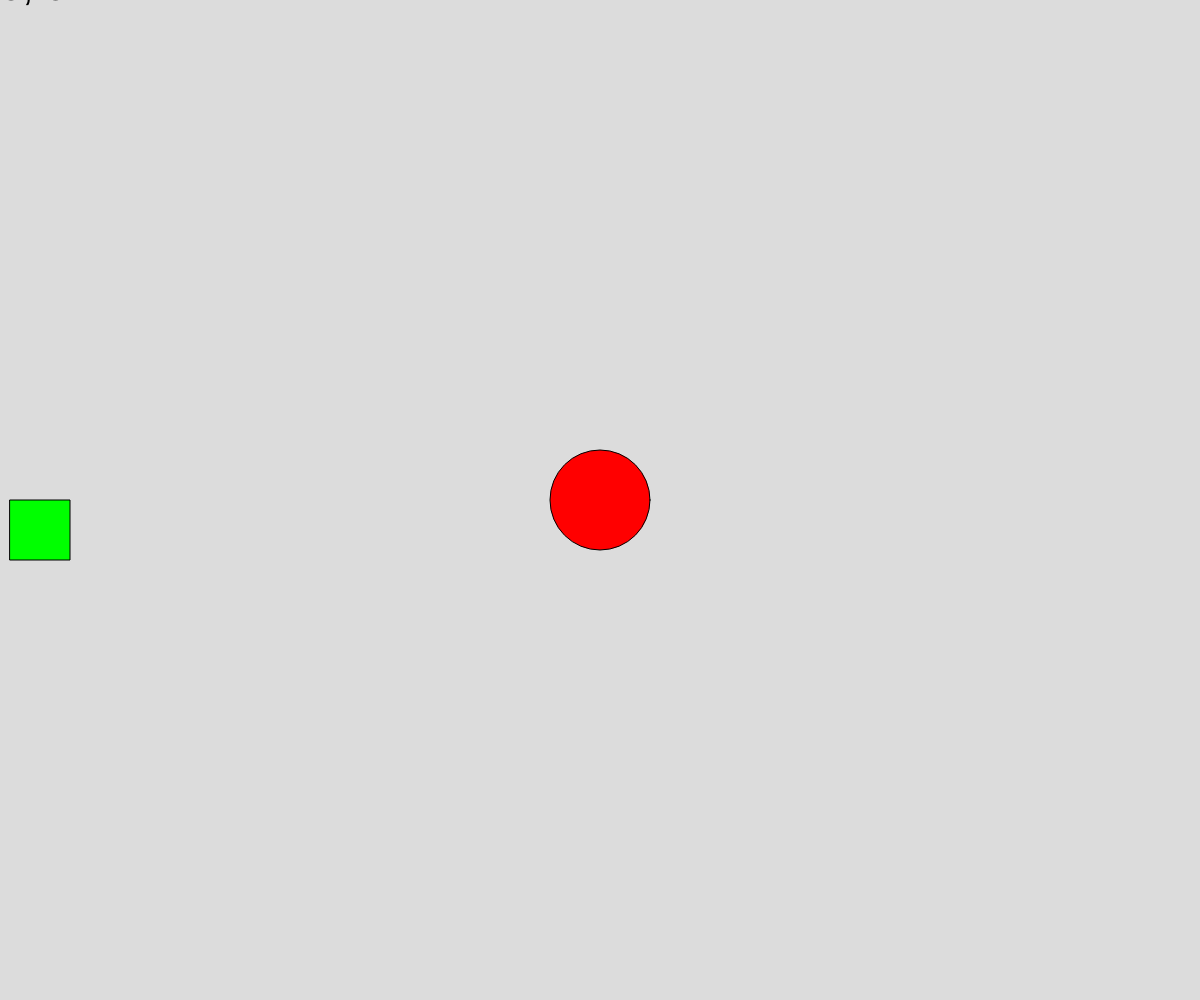
Frame 1 (no input)
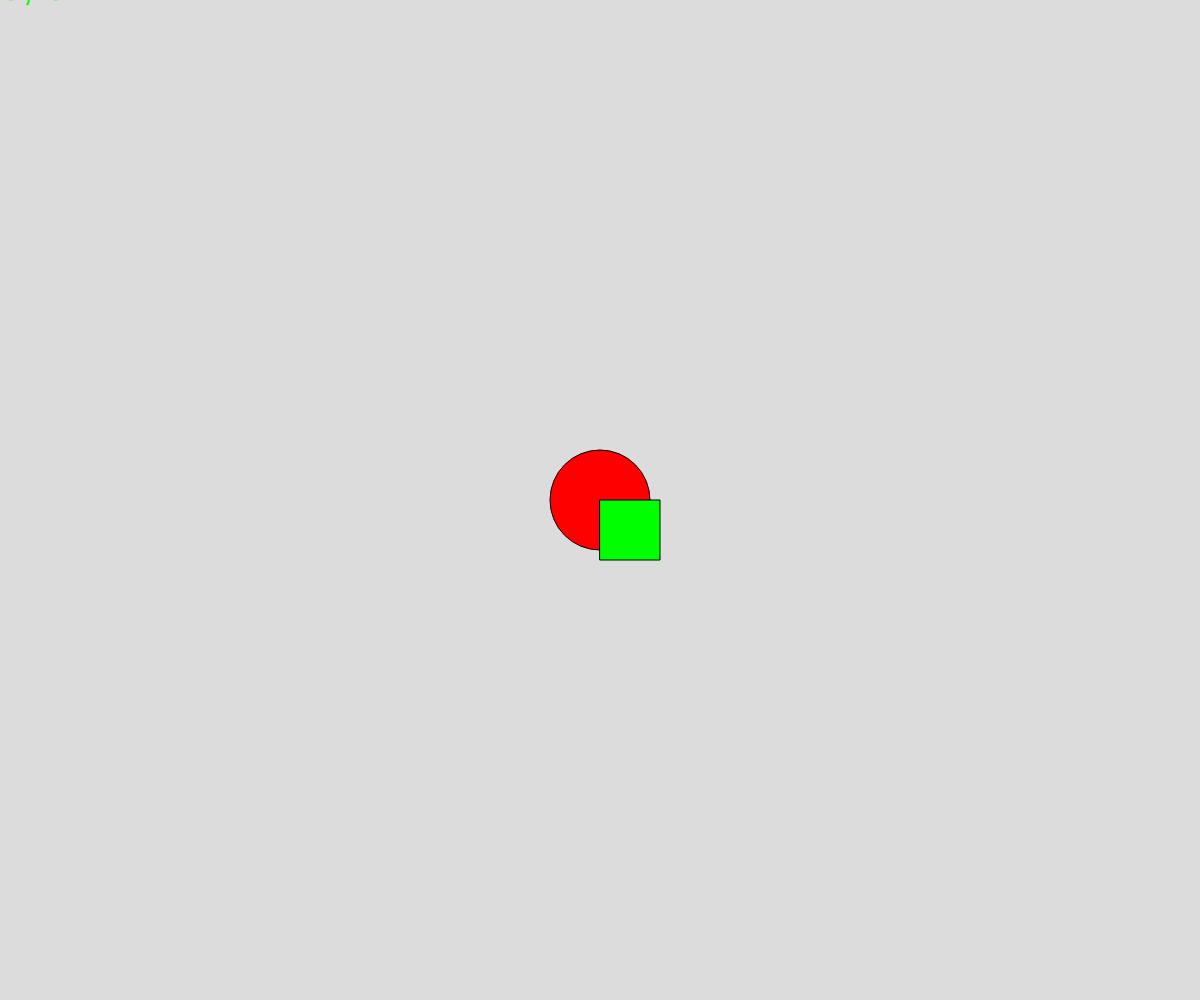
Frame 60 (no input)
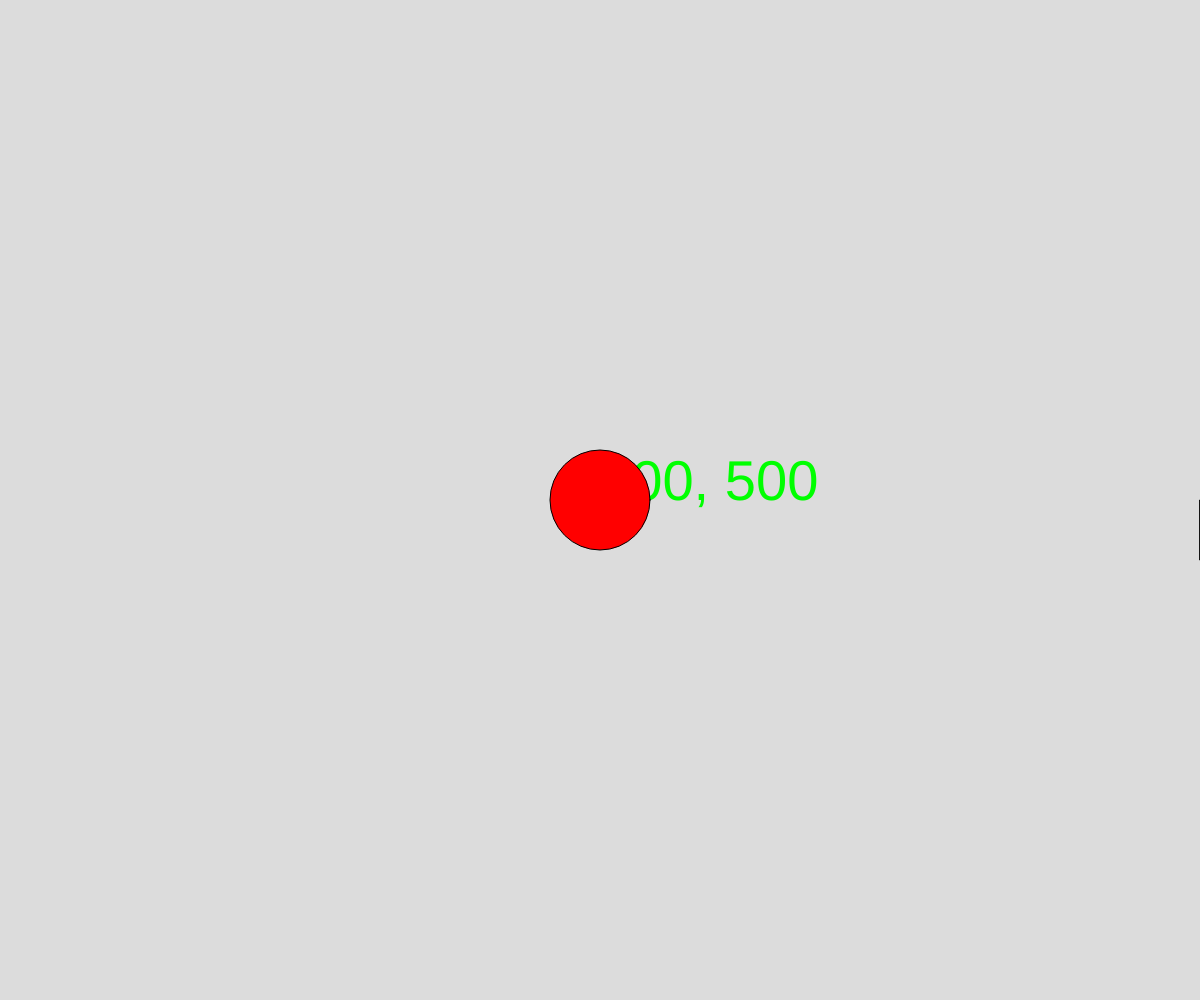
Frame 120 (the mouse pressed at the canvas centre since frame 60)

The p5.js sketch that drew these frames (run headless with seeded random() and noise() and a simulated clock; from frame 60 on, the mouse is pressed at the canvas centre):

// p5.js sketch
// ── sketch.js
// User Events
// Devin Hubbard
// September 12, 2024
//
// Interaction With User inputs

let tSize=40
let X = 0
function setup() {
  createCanvas(windowWidth, windowHeight);
}



function draw() {
  background(220);

  //mosue section
  if(mouseIsPressed) tSize = random(20,80)
  print(mouseX, mouseY);
  textSize(tSize)
  text((mouseX + ', ' + mouseY),mouseX,mouseY);

  //shapes
  fill(255,0,0)
  circle(width/2,height/2,100)

  
  fill(0,255,0)

  X = X + 10 
  if (X > width) X = 0
  rect(X, height/2, 60)
}
